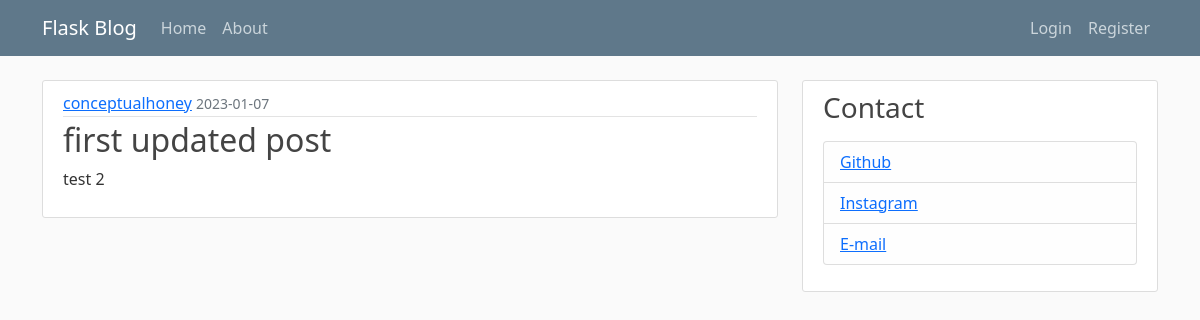
/post/1, run on the app's committed database.
### flaskblog/models.py (models this page shows, shortened)
class User(db.Model, UserMixin):
    id = db.Column(db.Integer, primary_key=True)
    username = db.Column(db.String(20), unique=True, nullable=False)
    email = db.Column(db.String(120), unique=True, nullable=False)
    image_file = db.Column(db.String(20), nullable=False, default='default.jpg')
    password = db.Column(db.String(60), nullable=False)
    posts = db.relationship('Post', backref='author', lazy=True)

class Post(db.Model):
    id = db.Column(db.Integer, primary_key=True)
    title = db.Column(db.String(100), nullable=False)
    date_posted = db.Column(db.DateTime, nullable=False, default=datetime.utcnow)
    content = db.Column(db.Text, nullable=False)
    user_id = db.Column(db.Integer, db.ForeignKey('user.id'), nullable=False)

### flaskblog/posts/routes.py (the view)
@posts.route("/post/<int:post_id>")
def post(post_id):
    post = Post.query.get_or_404(post_id)
    return render_template('post.html', title=post.title, post=post)

### flaskblog/templates/post.html (shortened to what this page needs)
{% extends "layout.html" %}
{% block content %}
    <article class="media content-section">
      <div class="media-body">
        <div class="article-metadata">
            <a class="mr-2" href="{{ url_for('users.user_posts', username=post.author.username) }}">{{ post.author.username }}</a>
          <small class="text-muted">{{ post.date_posted.strftime('%Y-%m-%d') }}</small>
        </div>
        <h2 class="article-title">{{ post.title }}</h2>
        <p class="article-content">{{ post.content }}</p>
      </div>
    </article>
{% endblock content %}

### flaskblog/static/main.css (style rules this page uses)
body { background: #fafafa; color: #333333; margin-top: 5rem; }
h1, h2, h3, h4, h5, h6 { color: #444444; }
.content-section { background: #ffffff; padding: 10px 20px; border: 1px solid #dddddd; border-radius: 3px; margin-bottom: 20px; }
.article-title { color: #444444; }
.article-content { white-space: pre-line; }
.article-metadata { padding-bottom: 1px; margin-bottom: 4px; border-bottom: 1px solid #e3e3e3 }

### data on the page
User: author.username "conceptualhoney"
Post: date_posted "2023-01-07", title "first updated post", content "test 2"
